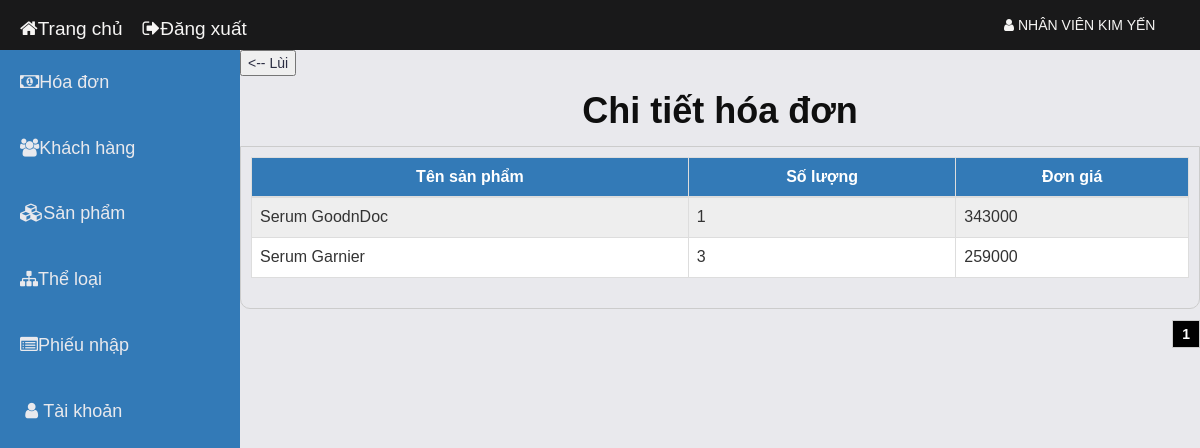
The page /admin/admin.php?act=cthoadon&id=132 (signed in) on the database its author committed.
### tables this page shows
CREATE TABLE `danhmuc` (
  `id` int(10) UNSIGNED NOT NULL,
  `icon_dm` varchar(255) NOT NULL,
  `ten_danhmuc` varchar(191) NOT NULL
);

CREATE TABLE `cthoadon` (
  `id` int(10) UNSIGNED NOT NULL,
  `id_sanpham` int(10) UNSIGNED NOT NULL,
  `id_hoadon` int(10) UNSIGNED NOT NULL,
  `so_luong` tinyint(4) NOT NULL
);

CREATE TABLE `sanpham` (
  `id` int(10) UNSIGNED NOT NULL,
  `ten_sp` varchar(191) NOT NULL,
  `don_gia` int(11) NOT NULL,
  `hinh_anh` varchar(255) NOT NULL,
  `noi_dung` varchar(191) NOT NULL,
  `id_the_loai` int(10) UNSIGNED NOT NULL,
  `id_nha_cc` int(10) UNSIGNED NOT NULL,
  `so_luong` tinyint(4) NOT NULL,
  `sl_da_ban` tinyint(4) NOT NULL,
  `ngay_tao` timestamp NOT NULL DEFAULT current_timestamp(),
  `ngay_sua` timestamp NOT NULL DEFAULT current_timestamp(),
  `trangthai` tinyint(1) NOT NULL,
  `gia_goc` varchar(50) NOT NULL,
  `NoiDungChiTiet` mediumtext DEFAULT NULL
);

### admin/function.php (called while the page is built, shortened)
<?php
function executeResult($sql){
    $con=mysqli_connect(HOST,USERNAME,PASSWORD,DATABASE);
    $result=mysqli_query($con,$sql);
    $data =[];
    if($result != null){
        while($row =mysqli_fetch_array($result, 1)){
            $data[]=$row;
        }
    }
     return $data;
}
?>

### admin/giaodien/cthoadon.php (the view, shortened to what this page needs)
<?php
    include_once("./connect_db.php");
    if (!empty($_SESSION['nguoidung'])) {
        $item_per_page = (!empty($_GET['per_page'])) ? $_GET['per_page'] : 10;
        $current_page = (!empty($_GET['page'])) ? $_GET['page'] : 1;
        $offset = ($current_page - 1) * $item_per_page;
        $cthoadon = mysqli_query($con, "SELECT `id_hoadon`, `id_sanpham`, `cthoadon`.`so_luong`,`sanpham`.`id`,`ten_sp`,`don_gia`  FROM `cthoadon`,`sanpham` WHERE `id_sanpham`=`sanpham`.`id` AND `id_hoadon`=" .$_GET['id']. " ORDER BY `cthoadon`.`id_hoadon` ASC LIMIT " . $item_per_page . " OFFSET " . $offset);
    ?>
<button ><a href="./admin.php?muc=1&tmuc=Hóa%20đơn"><-- Lùi</a></button>
<div class="main-content">
            <h1>Chi tiết hóa đơn</h1>
            <div class="product-items">
                <div class="table-responsive-sm ">
                    <table class="table table-bordered table-striped table-hover">
                        <thead >
                            <tr>
                                <th>Tên sản phẩm</th>
                                <th>Số lượng</th>
                                <th>Đơn giá</th>
                            </tr>
                        </thead>
                        <tbody>
                             <?php
                            while ($row = mysqli_fetch_array($cthoadon)) {
                            ?>
                                <tr>
                                    <td><?= $row['ten_sp'] ?></td>
                                    <td><?= $row['so_luong'] ?></td>
                                    <td><?= $row['don_gia'] ?></td>
                                </tr>
                                <?php } ?>
                        </tbody>
                    </table>
                </div>
            </div>
        <?php
        include './pagination2.php';
        ?>
        </div>
    <?php
    }
    ?>

### admin/giaodien/leftmenu.php (shortened to what this page needs)
<div class ="Suafix">
    <ul class="input-select2" >
    <?php
            $sql = "select id, ten_danhmuc, icon_dm from danhmuc,quyendahmuc where `id_danhmuc`=`id` AND `id_quyen`=" . $_SESSION['quyen'] . "";
            $list = executeResult($sql);
            foreach ($list as $item) {
                echo '<li class="item"><a href="admin.php?muc=' . $item['id'] . '&tmuc=' . urlencode($item['ten_danhmuc']) . '" class="d-flex align-items-center">';
                echo $item['icon_dm'];
                echo '<span class="ml-2">' . $item['ten_danhmuc'] . '</span>';
                echo '</a></li>';
            }
        ?>
    </ul>
</div>

### admin/css/style.css (style rules this page uses)
body { font-family: 'Montserrat', sans-serif; font-weight: 400; color: #333; background-color: #B9BABC; }
h1, h2, h3, h4, h5, h6 { color: #2B2D42; font-weight: 700; margin: 0 0 10px; }
a { color: #2B2D42; font-weight: 500; -webkit-transition: 0.2s color; transition: 0.2s color; }
ul, ol { margin: 0; padding: 0; list-style: none }
#leftmenu div { color: white; width: 100%; display: block; float: left; }
.input-select2 a { color: #e9e9ed; }

### admin/css/style2.css (style rules this page uses)
#body #leftmenu .input-select2 { padding: 0px; }
#body #leftmenu .input-select2 li.item a { padding: 20px; display: inline-block; width: 100%; font-size: 18px; transition: 0.3s; }
#body #content .main-content { width: 100%; margin: 0; }
#body #content .main-content h1 { padding: 15px; margin: 0px; color: rgb(15, 15, 15); text-align: center; }

### admin/css/admin_style.css (style rules this page uses)
body { font-family: arial; padding : 0; margin : 0; font-size : 14px; }
h1 { text-align: center; }
.product-items { padding : 10px; border : 1px solid #ccc; border-radius: 0 0 10px 10px; }
a { text-decoration: none; }
.main-content { float : left; width : 900px; margin-left: 20px; }
.product-items table th { background-color:#337ab7; text-align:center; color:#FFF }
.product-items table { border-collapse:collapse; }
.product-items table tr:nth-child(odd) { background-color: #eee; }
.product-items table tr:nth-child(even) { background-color:white; }
.product-items table th { background-color:#337ab7; text-align:center; }

### rows shown on the page
danhmuc: ten_danhmuc "Hóa đơn"
danhmuc: ten_danhmuc "Khách hàng"
danhmuc: ten_danhmuc "Sản phẩm"
danhmuc: ten_danhmuc "Thể loại"
danhmuc: ten_danhmuc "Phiếu nhập"
danhmuc: ten_danhmuc "Tài khoản"
cthoadon: id_sanpham.ten_sp "Serum GoodnDoc", so_luong "1", id_sanpham.don_gia "343000"
cthoadon: id_sanpham.ten_sp "Serum Garnier", so_luong "3", id_sanpham.don_gia "259000"

### other values the page prints
$_SESSION['nguoidung'] "NHÂN VIÊN KIM YẾN"
